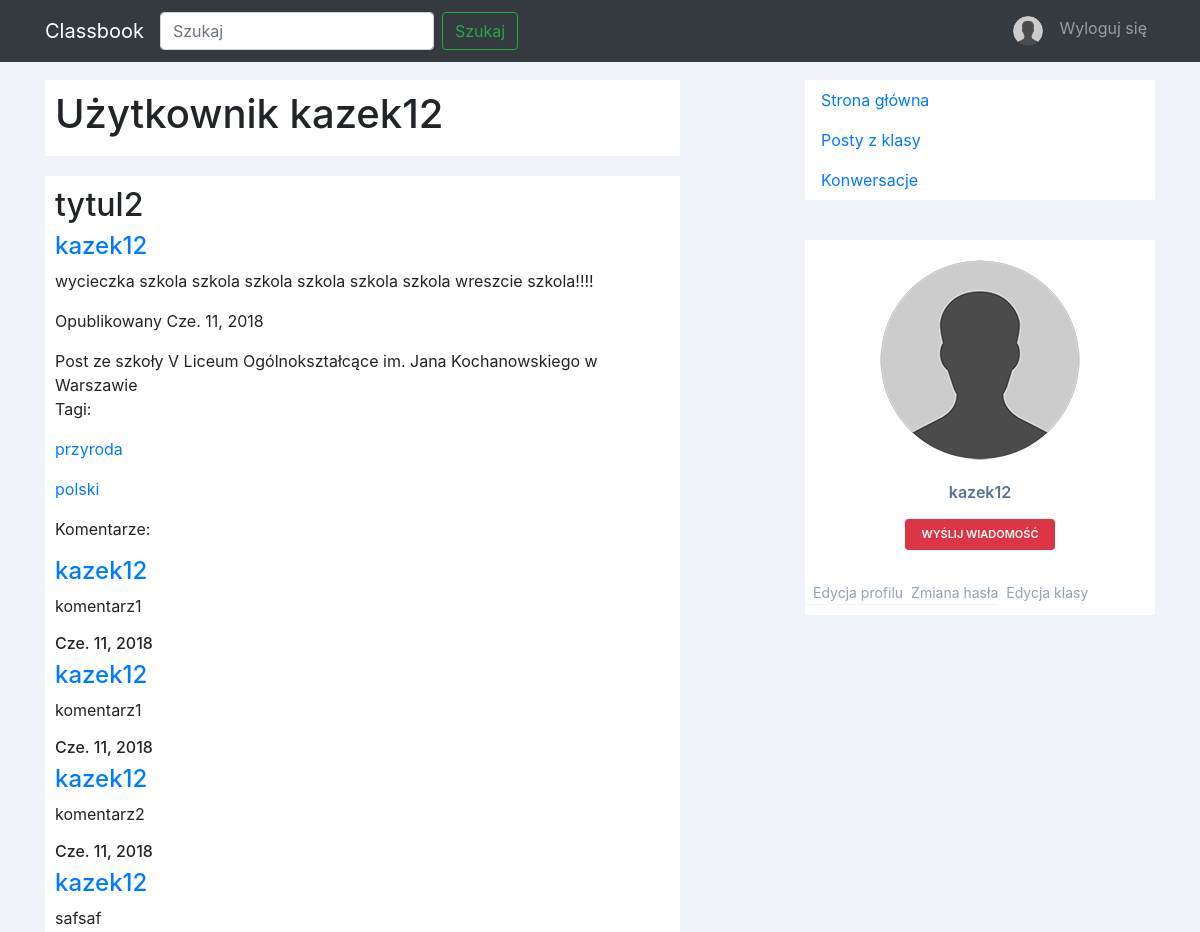
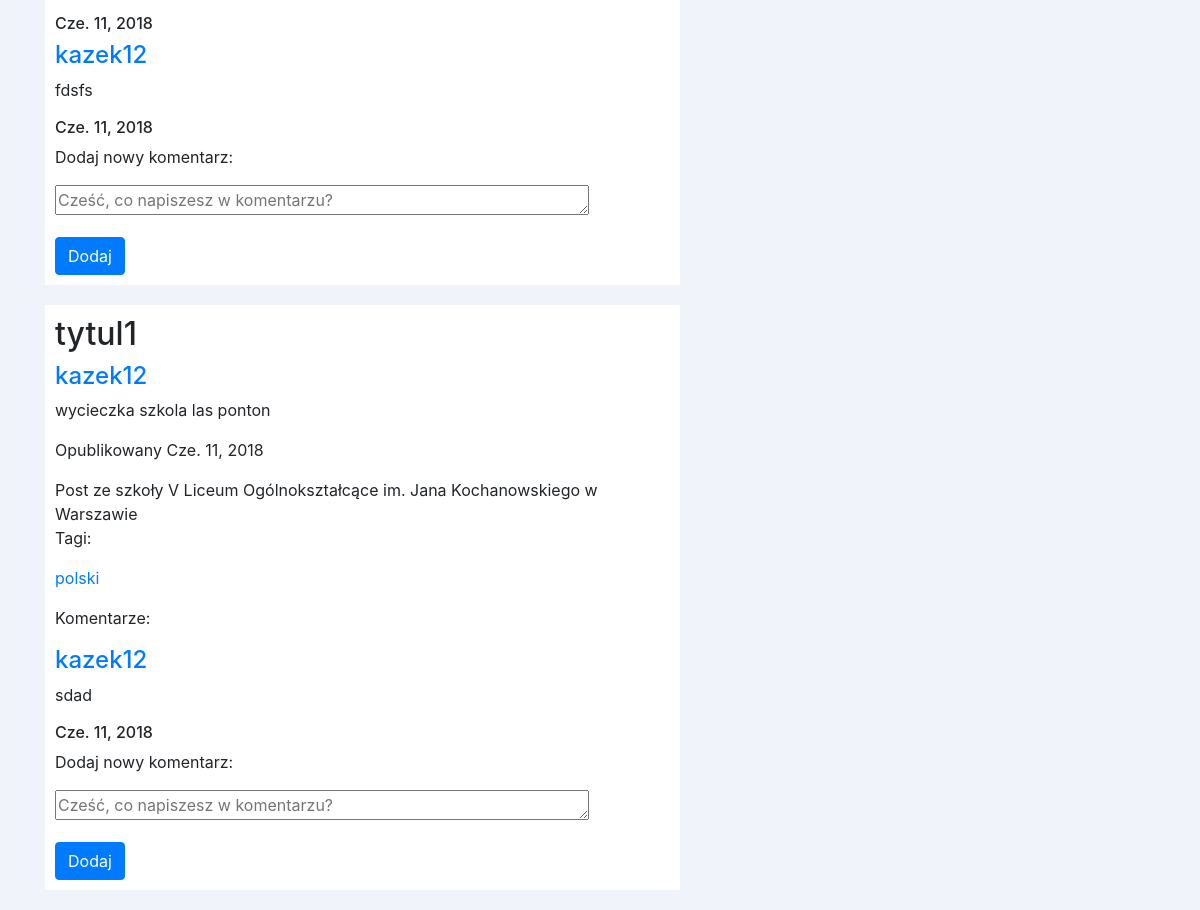
The page /user/kazek12/ (signed in) on the database as committed earlier (2 pictures, top to bottom).
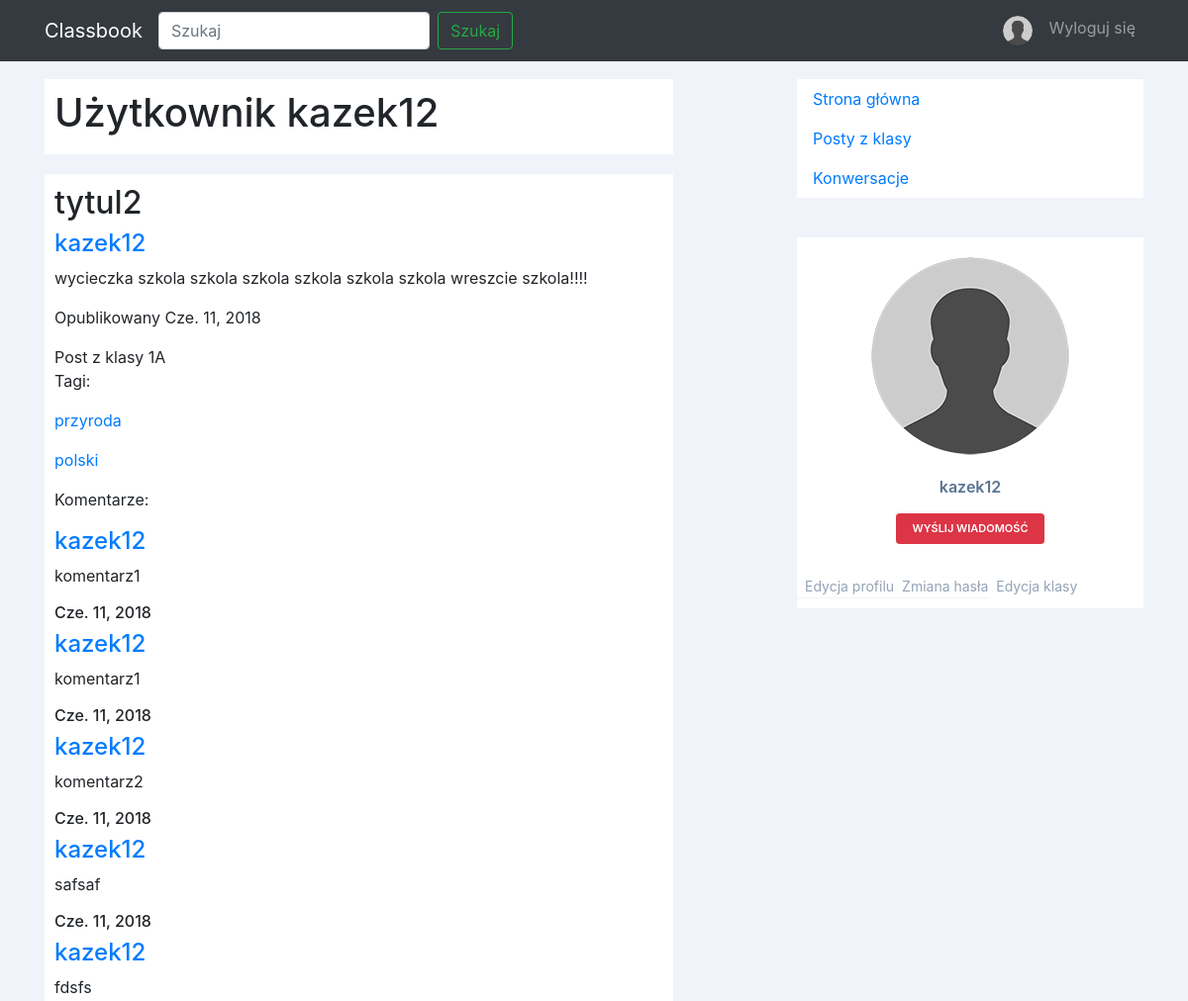
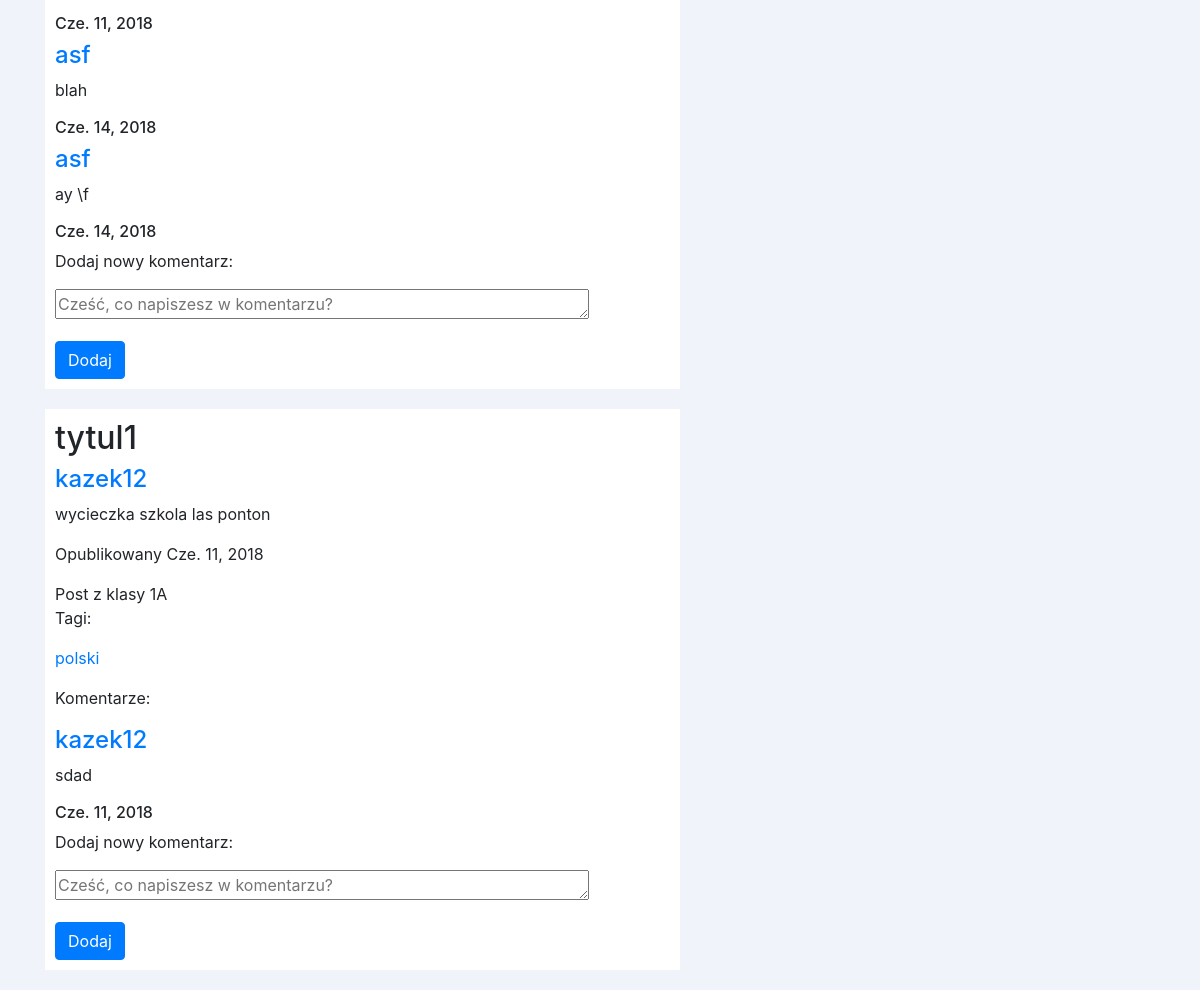
The same page on the database as committed later (2 pictures, top to bottom).
### main/models.py (models this page shows, shortened)
class Post(models.Model):
	title = models.CharField(max_length=150)
	content = models.CharField(max_length=10000)
	publish_date = models.DateTimeField(default=datetime.now)
	user = models.ForeignKey(User, on_delete=models.CASCADE)
	tags = models.ManyToManyField(Tag)
	comments = models.ManyToManyField(Comment)
	photo = models.ImageField(upload_to='main/static/main/imgs/', blank=True, null=True)
	school = models.ForeignKey(School, on_delete=models.CASCADE, null=True, blank=True)
	postClass = models.ForeignKey(Class, on_delete=models.CASCADE, null=True, blank=True)
	class Meta:
		ordering = ['-publish_date', 'title']

class School(models.Model):
	name = models.CharField(max_length=256)
	def __str__(self):
		return self.name

class Tag(models.Model):
	name = models.CharField(max_length=80)
	def __str__(self):
		return self.name

class Comment(models.Model):
	user = models.ForeignKey(User, on_delete=models.CASCADE)
	date = models.DateField(default=datetime.now) # DateTimeField(auto_now_add=True)
	content = models.CharField(max_length=300)

class Class(models.Model):
	grade = models.IntegerField()
	name = models.CharField(max_length=1)
	school = models.ForeignKey(School, on_delete=models.CASCADE)
	def __str__(self):
		return str(self.grade) + self.name # + " w szkole " + self.school.name

### main/views.py (the view)
# urls.py: url(r'^user/(?P<name>\w+)/$', views.user_view, name="user_view"),
@login_required(login_url='/')
def user_view(request, name):
	user = User.objects.get(username=name)
	posts = Post.objects.filter(user=user)
	chat_exists = Conversation.exists(request.user, user)
	if not chat_exists:
		chat = None
	elif chat_exists.user1 == request.user:
		chat =  Conversation.objects.get(user1 = request.user, user2 = user)
	else:
		chat =  Conversation.objects.get(user1 = user, user2 = request.user)
	context = {
		"username": name,
		"posts": posts,
		"view_name": request.resolver_match.view_name,
		"chat":  chat,
		"chat_exists": chat_exists
	}
	return render(request, 'main/user_view.html', context)

### main/models.py (called while the page is built)
	@staticmethod
	def exists(user1, user2):
		exists1 = Conversation.objects.filter(user1=user1, user2=user2).exists()
		exists2 = Conversation.objects.filter(user1=user2, user2=user1).exists()
		if exists1:
			return Conversation.objects.get(user1=user1, user2=user2)
		if exists2:
			return Conversation.objects.get(user1=user2, user2=user1)
		return None

### main/templatetags/profile.py (called while the page is built)
@register.simple_tag
def get_username(user, view_name, username):
	if view_name:
		return username
	else:
		return user.username

@register.simple_tag
def get_profile_description(user, view_name, username):
	if view_name:
		description = Profile.objects.get(user=User.objects.get(username=username)).description
	else:
		description = Profile.objects.get(user=user).description
	if description:
		return description
	else:
		return ""

@register.simple_tag
def get_profile_avatar(user, view_name = 0, username = 0):
	if view_name:
		avatar = Profile.objects.get(user=User.objects.get(username=username)).avatar
	else:
		avatar = Profile.objects.get(user=user).avatar
	if avatar:
		return avatar.url[4:]
	else:
		return '/static/main/avatars/default.png'

@register.simple_tag
def get_post_class(post):
	if post.school == None:
		return "publiczny"
	elif post.postClass == None:
		return "ze szkoły " + str(post.school)
	else:
		return "z klasy " + str(post.postClass)

### main/templates/main/user_view.html (shortened to what this page needs)
{% extends 'main/base.html' %}
{% block content %}
	<div id="about" class="post">
		<h1>Użytkownik {{ username }}</h1>
	</div>
	<div id="posts">
		{% for post in posts %}
			{% include 'main/post.html' %}
		{% endfor %}
	</div>
{% endblock %}

### main/templates/main/base.html (shortened to what this page needs)
{% load profile %}
<!DOCTYPE html>
<html>
<head>
	{% load static %}
	{% load humanize %}
	<link rel="stylesheet" href="https://maxcdn.bootstrapcdn.com/bootstrap/4.0.0/css/bootstrap.min.css">
	<link rel="stylesheet" type="text/css" href="{% static 'main/base.css' %}">
</head>
<body style="padding-top : 60px;">
	<nav class="navbar navbar-expand-lg navbar-dark bg-dark fixed-top">
		<div class="container">
			<a class="navbar-brand" href="{% url 'index' %}">Classbook</a>
			<div class="collapse navbar-collapse" id="navbarSupportedContent">
				<form class="form-inline my-2 my-lg-0" method="POST" action="{% url 'search_view' %}">
					<input class="form-control mr-sm-2" name="search_text" type="search" placeholder="Szukaj" aria-label="Search">
					<button class="btn btn-outline-success my-2 my-sm-0" type="submit">Szukaj</button>
				</form>
				<ul class="navbar-nav navbar-right ml-auto">
					{% if request.user.is_authenticated %}
					<li class="nav-item profile-userpic-small">
						<a class="nav-link" href="{% url 'user_view' request.user.username %}">
							<img class="avatar" src="{% get_profile_avatar request.user %}" />
						</a>
					</li>
					<li class="nav-item">
						<a class="nav-link" href="{% url 'logout' %}">Wyloguj się</a>
					</li>
					{% endif %}
				</ul>
			</div>
		</div>
	</nav>
	<div class="container">
		<div class="row">
			<div class="col-md-7">
				{% block content %} {% endblock %}
			</div>
			<div class="col-md-1">
			</div>
			<div class="col-md-4" id="menu">
				{% include 'main/menu.html' %}
			</div>
		</div>
</body>
</html>

### main/templates/main/post.html (shortened to what this page needs)
{% load humanize %}
{% load profile %}
<div class="post">
	<h2 class="post-title"> {{ post.title }} </h2>
	<a href="{% url 'user_view' post.user.username %}"><h4> {{ post.user.username }} </h4></a>
	<p> {{ post.content }} </p>
	<p> Opublikowany {{ post.publish_date|naturalday }} </p>
	<div class="post-class-info">
		Post {% get_post_class post %}
	</div>
	<p> Tagi: </p>
	{% for tag in post.tags.all %}
		<div class="tag">
			<p> <a href="{% url 'tag_view' tag.name %}">{{ tag }}</a> </p>
		</div>
	{% endfor %}
	{% if post.comments.all %}
		<p> Komentarze: </p>
		{% for comment in post.comments.all %}
			<div class="comment">
				<a href="{% url 'user_view' comment.user.username %}"><h4> {{ comment.user.username }} </h4></a>
				<p> {{ comment.content }} </p>
				<h6> {{ comment.date|naturalday }} </h6>
			</div>
		{% endfor %}
	{% endif %}
	<div>
		<p> Dodaj nowy komentarz: </p>
		<form method="POST" action="{% url 'add_new_comment' %}">
			<div class="form-group">
						<textarea name="comment_content" cols="50" rows="1" placeholder="Cześć, co napiszesz w komentarzu?" maxlength="10000" required="" id="id_comment_content"></textarea>
			</div>
			<button type="button submit" class="btn btn-primary">Dodaj</button>
		</form>
	</div>
</div>

### main/templates/main/menu.html (shortened to what this page needs)
{% load static %}
{% load profile %}
<link rel="stylesheet" type="text/css" href="{% static 'main/menu.css' %}">
<div id="menu-sidebar">
		<ul class="nav flex-column">
	  <li class="nav-item">
	    <a class="nav-link active" href="{% url 'index' %}">Strona główna</a>
	  </li>
	  <li class="nav-item">
	    <a class="nav-link" href="{% url 'class_posts' %}">Posty z klasy</a>
	  </li>
	  <li class="nav-item">
	    <a class="nav-link" href="{% url 'get_conversations' %}">Konwersacje</a>
	  </li>
	</ul>
</div>
{% if view_name %}
	<div class="profile-sidebar">
			<div class="profile-userpic">
				<img src="{% get_profile_avatar user view_name username %}" alt="avatar" />
			</div>
			<div class="profile-usertitle">
				<div class="profile-usertitle-name">
					{% get_username user view_name username %}
				</div>
			</div>
			<div class="profile-userbuttons">
				{% if not chat_exists %}
					<input type="button" onclick='location.href="{% url "get_conversations" %}"' type="button" class="btn btn-danger btn-sm" value = "Wyślij wiadomość" />
				{% else %}
					<input type="button" onclick='location.href="{% url "conversation_view" chat.id %}"' type="button" class="btn btn-danger btn-sm" value = "Wyślij wiadomość" />
				{% endif %}
			</div>
			<div class="profile-usermenu">
				<ul class="nav">
					<li>
						<a href="{% url 'edit_profile' %}">
						Edycja profilu </a>
					</li>
					<li>
						<a href="{% url 'change_password' %}">
						Zmiana hasła </a>
					</li>
					<li>
						<a href="{% url 'edit_class' %}">
						Edycja klasy </a>
					</li>
				</ul>
			</div>
		</div>
	</div>
{% endif %}

### main/static/main/base.css (style rules this page uses)
body { background-color: #f8f9fa; }
#add_new_post, #menu { margin-top: 20px; margin-bottom: 20px; }
.post { position: relative; background-color: white; padding: 10px; margin-bottom: 20px; }
.post-title { word-wrap: break-word; }
.post-class-info { left: 100%; margin-left: 20px; }
.post-class-info, .post-class-info p { margin: 0; padding: 0; }
#posts, #about { margin-top: 20px; }
.avatar { vertical-align: middle; width: 30px; height: 30px; border-radius: 50%; }

### main/static/main/menu.css (style rules this page uses)
body { background: #F1F3FA; }
.profile-sidebar { padding: 20px 0 10px 0; background: #fff; }
.profile-userpic, .profile-usermenu { text-align: center; margin: 0 auto; }
.profile-userpic img { float: none; margin: 0 auto; width: 200px; height: 200px; -webkit-border-radius: 50% !important; -moz-border-radius: 50% !important; border-radius: 50% !important; }
.profile-usertitle { text-align: center; margin-top: 20px; }
.profile-usertitle-name { color: #5a7391; font-size: 16px; font-weight: 600; margin-bottom: 7px; }
.profile-userbuttons { text-align: center; margin-top: 10px; }
.profile-userbuttons .btn { text-transform: uppercase; font-size: 11px; font-weight: 600; padding: 6px 15px; margin-right: 5px; }
.profile-userbuttons .btn:last-child { margin-right: 0px; }
.profile-usermenu { margin-top: 30px; }
.profile-usermenu ul li { border-bottom: 1px solid #f0f4f7; }
.profile-usermenu ul li:last-child { border-bottom: none; }
.profile-usermenu ul li a { color: #93a3b5; font-size: 14px; font-weight: 400; }
#menu-sidebar { background-color: white; margin-bottom: 40px; }

Rows that differ between the two databases and show on the page:
changed Post "tytul2": school+postClass "ze szkoły V Liceum Ogólnokształcące im. Jana Kochanowskiego w Warszawie" → "z klasy 1A"
added Comment: user.username "asf", content "blah", date "Cze. 14, 2018", shown under Post "tytul2"
added Comment: user.username "asf", content "ay \\f", date "Cze. 14, 2018", shown under Post "tytul2"
changed Post "tytul1": school+postClass "ze szkoły V Liceum Ogólnokształcące im. Jana Kochanowskiego w Warszawie" → "z klasy 1A"
